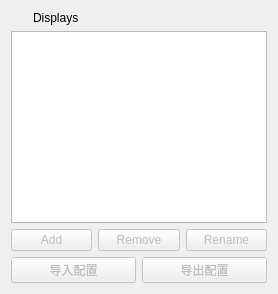
          <widget class="QWidget" name="tab_6">
           <attribute name="title">
            <string>rviz</string>
           </attribute>
           <layout class="QVBoxLayout" name="verticalLayout_8">
            <item>
             <layout class="QVBoxLayout" name="verticalLayout_5">
              <item>
               <layout class="QHBoxLayout" name="horizontalLayout_6">
                <item>
                 <widget class="QLabel" name="label_12">
                  <property name="maximumSize">
                   <size>
                    <width>16</width>
                    <height>16</height>
                   </size>
                  </property>
                  <property name="text">
                   <string/>
                  </property>
                  <property name="pixmap">
                   <pixmap>:/images/classes/Displays.svg</pixmap>
                  </property>
                 </widget>
                </item>
                <item>
                 <widget class="QLabel" name="label_13">
                  <property name="text">
                   <string>Displays</string>
                  </property>
                 </widget>
                </item>
               </layout>
              </item>
              <item>
               <widget class="QTreeView" name="treeView_rvizDisplayTree"/>
              </item>
              <item>
               <layout class="QHBoxLayout" name="horizontalLayout_5">
                <item>
                 <widget class="QPushButton" name="pushButton_add_topic">
                  <property name="enabled">
                   <bool>false</bool>
                  </property>
                  <property name="text">
                   <string>Add</string>
                  </property>
                 </widget>
                </item>
                <item>
                 <widget class="QPushButton" name="pushButton_remove_topic">
                  <property name="enabled">
                   <bool>false</bool>
                  </property>
                  <property name="text">
                   <string>Remove</string>
                  </property>
                 </widget>
                </item>
                <item>
                 <widget class="QPushButton" name="pushButton_rename_topic">
                  <property name="enabled">
                   <bool>false</bool>
                  </property>
                  <property name="text">
                   <string>Rename</string>
                  </property>
                 </widget>
                </item>
               </layout>
              </item>
              <item>
               <layout class="QGridLayout" name="gridLayout_10">
                <item row="0" column="0">
                 <widget class="QPushButton" name="pushButton_rvizReadDisplaySet">
                  <property name="enabled">
                   <bool>false</bool>
                  </property>
                  <property name="text">
                   <string>导入配置</string>
                  </property>
                 </widget>
                </item>
                <item row="0" column="1">
                 <widget class="QPushButton" name="pushButton_rvizSaveDisplaySet">
                  <property name="enabled">
                   <bool>false</bool>
                  </property>
                  <property name="text">
                   <string>导出配置</string>
                  </property>
                 </widget>
                </item>
               </layout>
              </item>
             </layout>
            </item>
           </layout>
          </widget>
